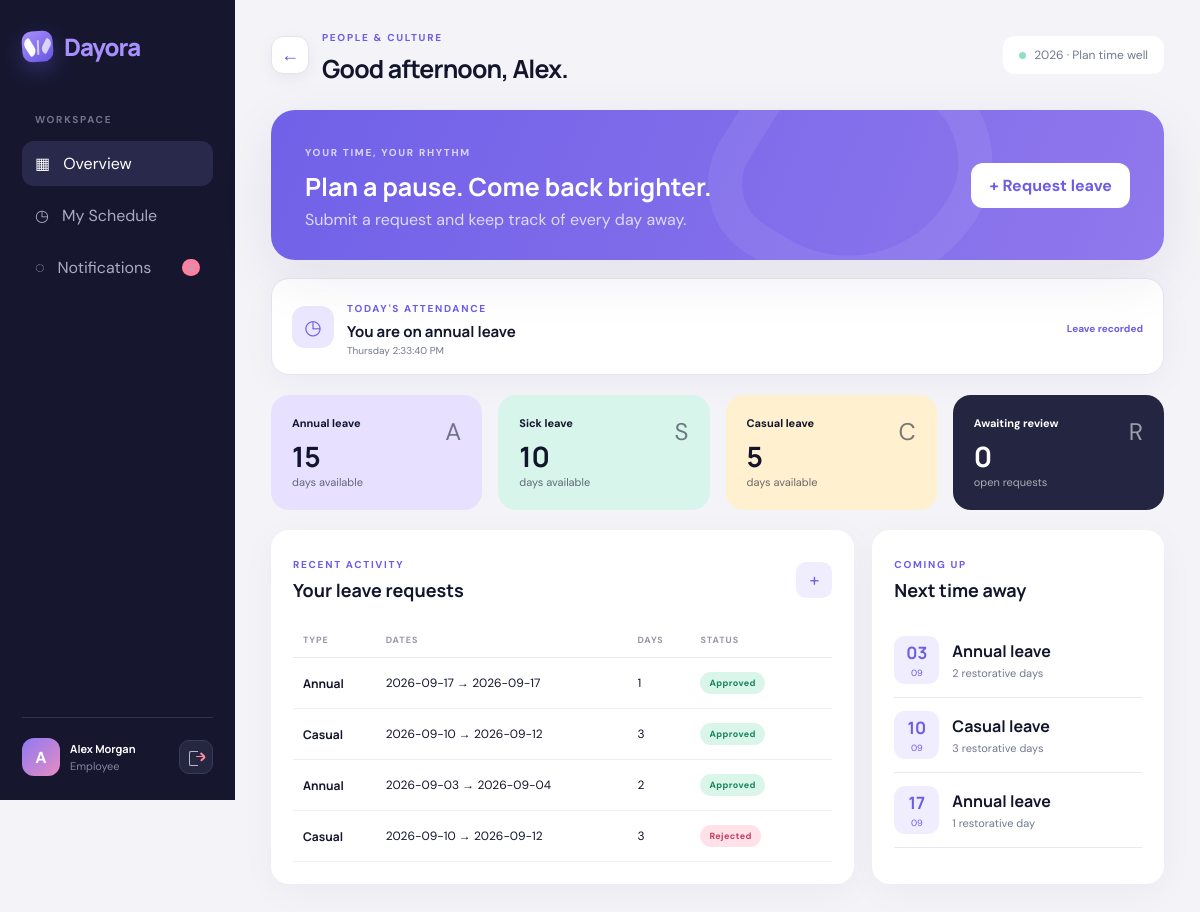
/dashboard (signed in), run on the app's committed database.
### tables this page shows
CREATE TABLE users (
            id INTEGER PRIMARY KEY AUTOINCREMENT, username TEXT UNIQUE NOT NULL,
            password TEXT NOT NULL, full_name TEXT NOT NULL, email TEXT NOT NULL,
            department TEXT NOT NULL, role TEXT NOT NULL DEFAULT 'EMPLOYEE',
            annual_balance INTEGER NOT NULL DEFAULT 18, sick_balance INTEGER NOT NULL DEFAULT 10,
            casual_balance INTEGER NOT NULL DEFAULT 8, active INTEGER NOT NULL DEFAULT 1
        , employee_code TEXT, employment_type TEXT NOT NULL DEFAULT 'Permanent');

CREATE TABLE leave_requests (
            id INTEGER PRIMARY KEY AUTOINCREMENT, employee_id INTEGER NOT NULL,
            leave_type TEXT NOT NULL, start_date TEXT NOT NULL, end_date TEXT NOT NULL,
            days INTEGER NOT NULL, reason TEXT NOT NULL, status TEXT NOT NULL DEFAULT 'PENDING',
            admin_comment TEXT DEFAULT '', created_at TEXT NOT NULL DEFAULT CURRENT_TIMESTAMP,
            decided_at TEXT, FOREIGN KEY(employee_id) REFERENCES users(id)
        );

### app.py (the view, shortened to what this page needs)
@app.get("/dashboard")
@login_required()
def dashboard():
    user = db().execute("SELECT * FROM users WHERE id=?", (session["user_id"],)).fetchone()
    stats = db().execute("SELECT COUNT(*) total,SUM(status='PENDING') pending,SUM(status='APPROVED') approved,SUM(status='REJECTED') rejected FROM leave_requests WHERE employee_id=?", (user["id"],)).fetchone()
    requests = db().execute("SELECT * FROM leave_requests WHERE employee_id=? ORDER BY created_at DESC", (user["id"],)).fetchall()
    upcoming = db().execute("SELECT * FROM leave_requests WHERE employee_id=? AND status='APPROVED' AND end_date>=? ORDER BY start_date LIMIT 3", (user["id"], date.today().isoformat())).fetchall()
    today_attendance = db().execute("SELECT * FROM attendance WHERE employee_id=? AND attendance_date=?", (user["id"], date.today().isoformat())).fetchone()
    on_leave_today = db().execute("SELECT leave_type FROM leave_requests WHERE employee_id=? AND status='APPROVED' AND start_date<=? AND end_date>=?", (user["id"], date.today().isoformat(), date.today().isoformat())).fetchone()
    return render_template("employee_dashboard.html", user=user, stats=stats, requests=requests, upcoming=upcoming,
                           today_attendance=today_attendance, on_leave_today=on_leave_today)

### app.py (called while the page is built)
def db():
    if "db" not in g:
        g.db = sqlite3.connect(app.config["DATABASE"])
        g.db.row_factory = sqlite3.Row
        g.db.execute("PRAGMA foreign_keys = ON")
    return g.db

def login_required(role=None):
    def decorator(view):
        @wraps(view)
        def wrapped(*args, **kwargs):
            if not session.get("user_id"):
                return redirect(url_for("login"))
            if role and session.get("role") != role:
                flash("You do not have access to that page.", "error")
                return redirect(url_for("dashboard"))
            return view(*args, **kwargs)
        return wrapped
    return decorator

@app.context_processor
def globals_for_templates():
    unread = 0
    if session.get("user_id"):
        unread = db().execute("SELECT COUNT(*) FROM notifications WHERE user_id=? AND is_read=0", (session["user_id"],)).fetchone()[0]
    hour = datetime.now().hour
    time_greeting = "Good morning" if 5 <= hour < 12 else "Good afternoon" if 12 <= hour < 17 else "Good evening" if 17 <= hour < 21 else "Good night"
    return {"current_year": date.today().year, "unread_count": unread, "time_greeting": time_greeting}

### templates/employee_dashboard.html (shortened to what this page needs)
{% extends 'base.html' %}
{% block heading %}<span data-time-greeting data-name="{{user.full_name.split()[0]}}" aria-live="polite">{{time_greeting}}, {{user.full_name.split()[0]}}.</span>{% endblock %}
{% block content %}
<section class="hero-strip"><div><span class="overline">YOUR TIME, YOUR RHYTHM</span><h2>Plan a pause. Come back brighter.</h2><p>Submit a request and keep track of every day away.</p></div><button class="btn light" data-open-modal>+ Request leave</button></section>
<section class="attendance-strip"><div class="attendance-intro"><span class="attendance-icon">◷</span><div><span class="overline">TODAY'S ATTENDANCE</span><h3>{% if on_leave_today %}You are on {{on_leave_today.leave_type|lower}} leave{% elif not today_attendance %}Not marked yet{% elif today_attendance.status=='ABSENT' %}Marked absent{% elif today_attendance.check_out %}Day completed{% else %}Marked {{today_attendance.status|lower}}{% endif %}</h3><p id="live-clock"></p></div></div><div class="attendance-action">{% if on_leave_today %}<span class="on-leave-label">Leave recorded</span>{% elif today_attendance %}<span class="day-complete">✓ Marked by administrator</span>{% else %}<span class="admin-marks-label">Administrator will mark attendance</span>{% endif %}</div></section>
<section class="balance-grid"><article class="balance violet"><div><span>Annual leave</span><b>{{user.annual_balance}}</b><small>days available</small></div><i>A</i></article><article class="balance mint"><div><span>Sick leave</span><b>{{user.sick_balance}}</b><small>days available</small></div><i>S</i></article><article class="balance amber"><div><span>Casual leave</span><b>{{user.casual_balance}}</b><small>days available</small></div><i>C</i></article><article class="balance dark"><div><span>Awaiting review</span><b>{{stats.pending or 0}}</b><small>open requests</small></div><i>R</i></article></section>
<section class="content-grid"><article class="card span-2"><div class="card-head"><div><span class="overline">RECENT ACTIVITY</span><h3>Your leave requests</h3></div><button class="icon-btn" data-open-modal>+</button></div><div class="table-wrap"><table><thead><tr><th>TYPE</th><th>DATES</th><th>DAYS</th><th>STATUS</th><th></th></tr></thead><tbody>{% for r in requests %}<tr><td><strong>{{r.leave_type}}</strong></td><td>{{r.start_date}} → {{r.end_date}}</td><td>{{r.days}}</td><td><span class="status {{r.status|lower}}">{{r.status|title}}</span></td><td>{% if r.status=='PENDING' %}<form method="post" action="{{url_for('cancel_leave',leave_id=r.id)}}"><button class="text-btn danger" data-confirm="Cancel this request?">Cancel</button></form>{% endif %}</td></tr>{% else %}<tr><td colspan="5" class="empty">No requests yet. Your next adventure starts here.</td></tr>{% endfor %}</tbody></table></div></article><article class="card"><div class="card-head"><div><span class="overline">COMING UP</span><h3>Next time away</h3></div></div>{% for r in upcoming %}<div class="upcoming"><div class="date-tile"><b>{{r.start_date[8:]}}</b><span>{{r.start_date[5:7]}}</span></div><div><strong>{{r.leave_type}} leave</strong><small>{{r.days}} restorative day{{'s' if r.days!=1}}</small></div></div>{% else %}<div class="empty compact">Nothing planned yet.<br>Make room for rest.</div>{% endfor %}</article></section>
{% endblock %}

### templates/base.html (shortened to what this page needs)
<!doctype html>
<html lang="en">
<head>
  <link rel="stylesheet" href="{{ url_for('static',filename='css/style.css') }}">
  <link rel="stylesheet" href="{{ url_for('static',filename='css/brand.css') }}">
</head>
<body><div class="app-shell"><aside class="sidebar">
  <a class="logo" href="{{url_for('dashboard')}}"><span class="brand-mark"><i></i></span><span class="brand-word">Dayora</span></a>
  <div class="workspace">WORKSPACE</div><nav>
    <a class="{{'active' if request.endpoint=='dashboard'}}" href="{{url_for('dashboard')}}">▦ <span>Overview</span></a>
    {% if session.role=='EMPLOYEE' %}<a class="{{'active' if request.endpoint=='employee_schedule'}}" href="{{url_for('employee_schedule')}}">◷ <span>My Schedule</span></a>{% endif %}
    <a class="{{'active' if request.endpoint in ('notifications','read_notification','read_all_notifications','clear_read_notifications')}}" href="{{url_for('notifications')}}">◌ <span>Notifications</span><b id="notification-badge" class="{{'badge-hidden' if not unread_count}}">{{unread_count}}</b></a>
  </nav><div class="sidebar-user"><div class="avatar">{{session.name[:1]}}</div><div><strong>{{session.name}}</strong><small>{{session.role|title}}</small></div><form method="post" action="{{url_for('logout')}}" class="signout-form"><button type="submit" class="signout-button" title="Sign out" aria-label="Sign out" data-confirm="Are you sure you want to sign out?"><span class="signout-icon"></span></button></form></div>
</aside><main><header class="topbar"><div class="topbar-left"><button type="button" class="global-back" data-back-button data-fallback="{{url_for('dashboard')}}" aria-label="Go back">←</button><div><span class="eyebrow">PEOPLE & CULTURE</span><h1>{% block heading %}Overview{% endblock %}</h1></div></div><div class="today"><span></span>{{ current_year }} · Plan time well</div></header>
{% block content %}{% endblock %}</main></div><script src="{{url_for('static',filename='js/app.js')}}"></script></body></html>

### static/css/brand.css (style rules this page uses)
.logo, .login-logo { display: flex; align-items: center; gap: 11px; }
.brand-word, .login-logo > span:last-child { font-family: Manrope, sans-serif; font-weight: 800; letter-spacing: -1px; }
.brand-mark { position: relative; display: inline-block; flex: 0 0 auto; width: 31px; height: 31px; border-radius: 10px; background: linear-gradient(145deg, #a990ff, #6654df); box-shadow: 0 8px 20px rgba(108, 92, 231, .32); transform: rotate(-4deg); }
.brand-mark::before, .brand-mark::after { content: ""; position: absolute; background: white; transform-origin: bottom center; }
.brand-mark::before { width: 8px; height: 18px; left: 8px; top: 6px; border-radius: 9px 2px 9px 2px; transform: rotate(-28deg); opacity: .98; }
.brand-mark::after { width: 7px; height: 15px; right: 7px; top: 7px; border-radius: 2px 9px 2px 9px; transform: rotate(31deg); opacity: .7; }
.brand-mark i { position: absolute; width: 2px; height: 15px; left: 15px; top: 9px; border-radius: 4px; background: rgba(255,255,255,.65); transform: rotate(2deg); }
.hero-strip::after { content: ""; width: 190px; height: 190px; right: 180px; top: -70px; border: 34px solid rgba(255,255,255,.07); border-radius: 54% 46% 65% 35%; transform: rotate(32deg); }
#notification-badge { transition: transform .2s ease, opacity .2s ease; }
#notification-badge:not(.badge-hidden) { animation: badge-pop .35s ease; }
.attendance-strip { margin-top: 18px; padding: 17px 20px; border: 1px solid #e7e3f3; border-radius: 18px; background: white; display: grid; grid-template-columns: 1.4fr 1fr auto; align-items: center; gap: 20px; box-shadow: 0 8px 35px rgba(31,28,69,.04); }
.attendance-intro { display:flex; align-items:center; gap:13px; }
.attendance-icon { width:42px; height:42px; display:grid; place-items:center; border-radius:13px; background:#ebe7ff; color:var(--purple); font-size:20px; }
.attendance-intro h3 { margin:4px 0 2px; font-size:15px; }
.attendance-intro p { margin:0; color:var(--muted); font-size:10px; }
.day-complete,.on-leave-label { font-size:10px; font-weight:700; color:#18815e; }
.on-leave-label { color:var(--purple); }
.topbar-left { display:flex; align-items:center; gap:13px; }
.global-back { width:38px; height:38px; flex:0 0 auto; border:1px solid #e5e2ed; border-radius:12px; background:white; color:#6252ca; font-size:18px; cursor:pointer; box-shadow:0 5px 16px rgba(31,28,69,.05); transition:transform .15s ease,box-shadow .15s ease; }
.signout-form { margin:0; }
.signout-button { width:34px; height:34px; display:grid; place-items:center; border:1px solid #393a58; border-radius:10px; background:#252640; cursor:pointer; transition:background .15s ease,transform .15s ease; }
.signout-icon { position:relative; display:block; width:17px; height:17px; }
.signout-icon::before { content:''; position:absolute; left:1px; top:2px; width:8px; height:13px; border:1.5px solid #b7b8cc; border-right:0; border-radius:2px 0 0 2px; }
.signout-icon::after { content:''; position:absolute; right:0; top:7px; width:9px; height:1.5px; border-radius:2px; background:#ff8aa6; }

### data on the page
users: name "Alex Morgan", annual_balance "15", sick_balance "10", casual_balance "5"
leave_requests: leave_type "annual", leave_type "Annual", start_date "2026-09-03", end_date "2026-09-04", days "2", status "Approved", start_date "03", start_date "09", days "s"
leave_requests: leave_type "Annual", start_date "2026-09-17", end_date "2026-09-17", days "1", status "Approved", start_date "17", start_date "09"
leave_requests: leave_type "Casual", start_date "2026-09-10", end_date "2026-09-12", days "3", status "Approved", start_date "10", start_date "09", days "s"
leave_requests: leave_type "Casual", start_date "2026-09-10", end_date "2026-09-12", days "3", status "Rejected"

### other printed values
{{ session.name[:1] }} "A"
{{ session.role|title }} "Employee"
{{ stats.pending or 0 }} "0"
